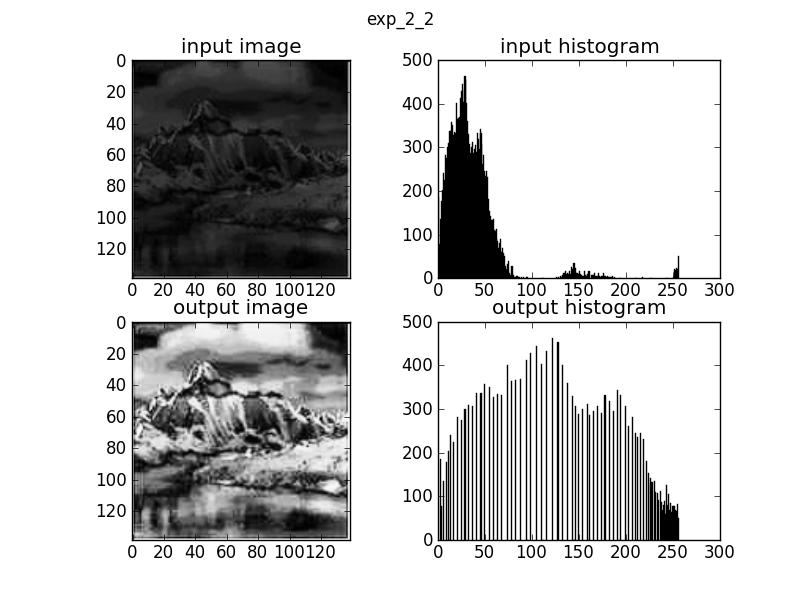

Here is the Python script that generated this plot:
# -*- coding : utf-8 -*-

import myhisteq
import matplotlib.pylab as pl
import matplotlib.cm as cm
import numpy as np
import Image

mountain_0 = np.asarray(Image.open('mountain.jpg').convert('L'))
mountain_1,hist_1,hist_0,x_1,x_0 = myhisteq.myhisteq(mountain_0)
fig = pl.figure()
ax1 = fig.add_subplot(221)
ax1.imshow(mountain_0,cmap=cm.gray,norm=pl.Normalize(vmin=0,vmax=255))
ax1.set_title('input image')

ax2 = fig.add_subplot(222)
ax2.bar(x_0[:-1],hist_0,width=0.05)
ax2.set_title('input histogram')

ax3 = fig.add_subplot(223)
ax3.imshow(mountain_1,cmap=cm.gray,norm=pl.Normalize(vmin=0,vmax=255))
ax3.set_title('output image')

ax4 = fig.add_subplot(224)
ax4.bar(x_1[:-1],hist_1,width=0.05)
ax4.set_title('output histogram')

fig.suptitle('exp_2_2')
fig.savefig('exp_2_2.jpg')
fig.savefig('exp_2_2.eps')

